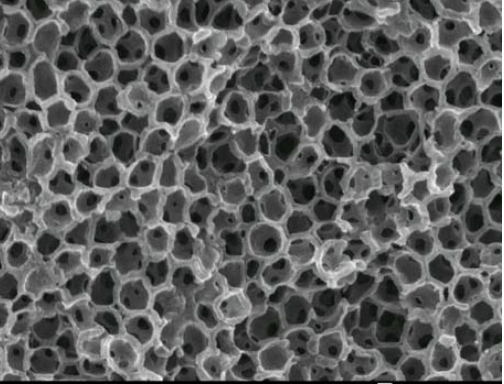
#> input picture pr.png, 504 x 384 px
$ jupyter execute F.ipynb
#> lines starting #> are read from the running program, lines starting #| are printed output that depends on the picture; after the words box and inside, x2 and y2 are one past the last pixel; in counts of white or black regions, pixels touching at a corner belong together
[cell 1]
import numpy as np
import matplotlib.pyplot as plt
from skimage import io, color
from scipy.fft import fft2, fftshift
from scipy.ndimage import gaussian_filter
from skimage.feature import peak_local_max
from skimage import io, exposure, filters, img_as_float
from skimage.color import rgb2gray, rgba2rgb
import matplotlib.pyplot as plt
import numpy as np
from scipy.ndimage import convolve

[cell 2]
# Load image and ignore the alpha channel if present
image = io.imread('pr.png')[:, :, :3]
gray_image = color.rgb2gray(image)  # Convert to grayscale

# Apply FFT
fft_result = fft2(gray_image)
fft_shifted = fftshift(fft_result)  # Center FFT

# Magnitude spectrum
magnitude_spectrum = np.log(np.abs(fft_shifted) + 1)  # Adding 1 to avoid log(0)
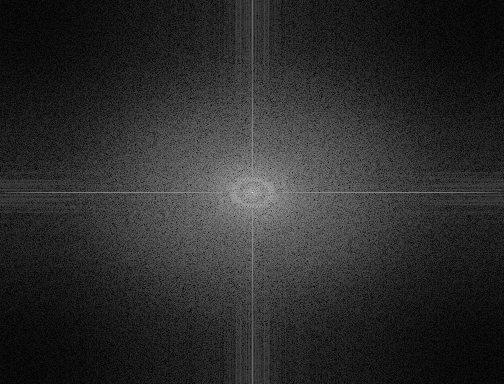
#> magnitude_spectrum: shape (384, 504) float64; min 0.00151, max 11.18, mean 1.94; drawn with min black and max white

# Display the results
plt.figure(figsize=(12, 6))
plt.subplot(121)
plt.imshow(gray_image, cmap='gray')
plt.title('Original Grayscale Image')
plt.axis('off')

plt.subplot(122)
plt.imshow(magnitude_spectrum, cmap='gray')
plt.title('FFT Magnitude Spectrum')
plt.axis('off')

plt.show()
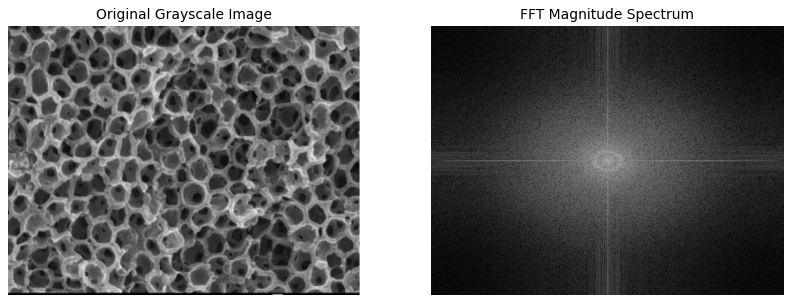
#> figure drawn by matplotlib, 2 panels

[cell 3]
import matplotlib.pyplot as plt
from PIL import Image
import numpy as np

# Load your image
image_path = 'pr.png'
img = Image.open(image_path)
#> img is the input picture: PIL image 504x384 RGBA; mean R, G, B, A 93.5, 94.1, 93.9, 255
img_np = np.array(img)

# Coordinates to place the marker (choose a point of interest)
x, y = 100, 100  # Example coordinates

# Draw a circle at (x, y) with radius corresponding to the average pore size
fig, ax = plt.subplots()
ax.imshow(img_np)
circle = plt.Circle((x, y), 29, color='red', fill=False)
ax.add_patch(circle)
plt.show()
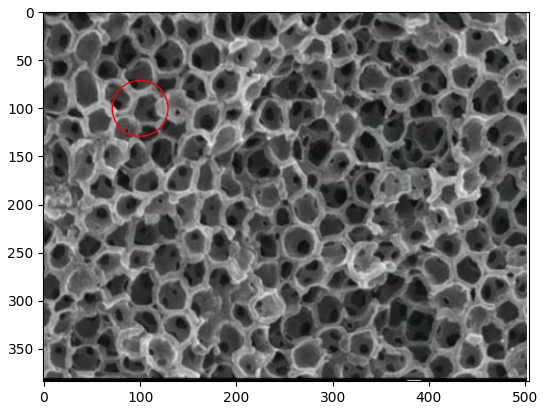
#> figure drawn by matplotlib, 1 panel

[cell 4]
import numpy as np
import matplotlib.pyplot as plt
from skimage import io, color, filters, exposure
from scipy.fft import fft2, fftshift
from scipy.ndimage import gaussian_filter
from scipy.ndimage import label, center_of_mass

# Load the image
image = io.imread('pr.png')[:, :, :3]  # Assuming RGB image

# Convert to grayscale
gray_image = color.rgb2gray(image)

# Enhance contrast using histogram equalization
equalized_image = exposure.equalize_adapthist(gray_image)
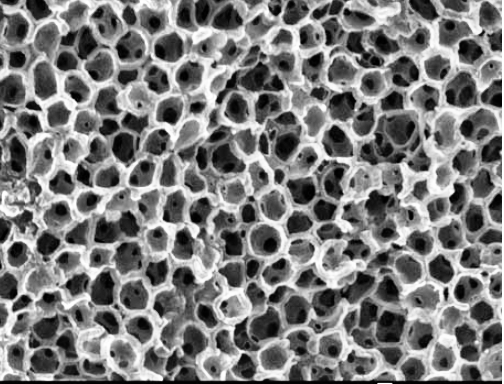
#> equalized_image: shape (384, 504) float64; min 0, max 1, mean 0.488

# Threshold the image to create a binary image
thresh = filters.threshold_otsu(equalized_image)
#> thresh = 0.498
binary_image = equalized_image > thresh
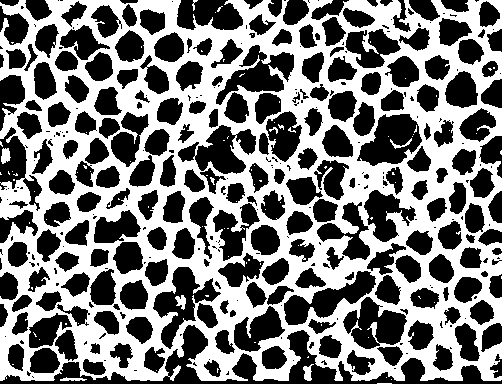
#> binary_image: shape (384, 504) bool; 48% white; 88 white regions (79 under 20 px), largest, box (x1, y1, x2, y2) and area: (0, 0, 504, 384) 92043, (1, 148, 11, 164) 116, (303, 364, 314, 381) 107

# Apply FFT
fft_image = fft2(binary_image)
fft_shifted = fftshift(fft_image)
magnitude_spectrum = np.abs(fft_shifted)

# Smooth the magnitude spectrum to analyze it more easily
smoothed_spectrum = gaussian_filter(magnitude_spectrum, sigma=5)
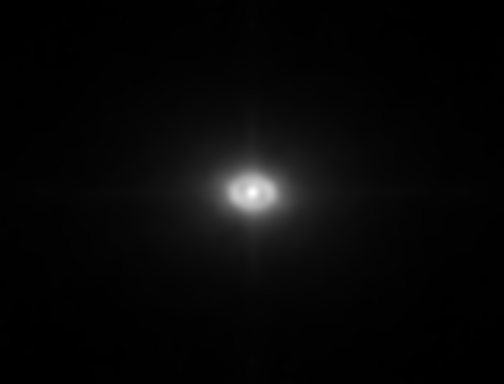
#> smoothed_spectrum: shape (384, 504) float64; min 44.15, max 2084.5, mean 108.1; drawn with min black and max white


# Display the original, binary, and FFT images with results
fig, ax = plt.subplots(1, 2, figsize=(24, 6))
ax[0].imshow(image)
ax[0].set_title('Original Image')
ax[0].axis('off')

ax[1].imshow(binary_image, cmap='gray')
ax[1].set_title('Binary Image')
ax[1].axis('off')


plt.show()

[cell 5]
import numpy as np
import matplotlib.pyplot as plt
from skimage import io, color, filters, exposure
from scipy.fft import fft2, fftshift
from scipy.ndimage import gaussian_filter

# Load the image
image = io.imread('pr.png')[:, :, :3]  # Assuming RGB image

# Convert to grayscale
gray_image = color.rgb2gray(image)

# Enhance contrast using histogram equalization
equalized_image = exposure.equalize_adapthist(gray_image)

# Threshold the image to create a binary image
thresh = filters.threshold_otsu(equalized_image)
binary_image = equalized_image > thresh

# Create a red overlay where the binary image is True
overlay_image = image.copy()
overlay_image[binary_image] = [255, 0, 0]  # Red color
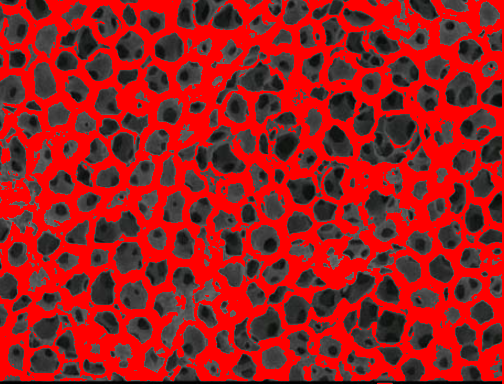
#> overlay_image: shape (384, 504, 3); mean R, G, B 152.4, 30.5, 30.3

# Use alpha blending to combine the original image and the overlay
alpha = 0.5
blended_image = image * (1 - alpha) + overlay_image * alpha
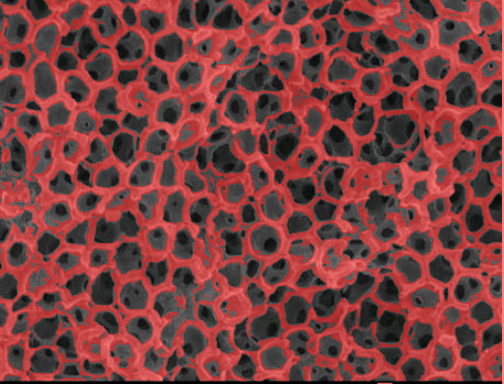
#> blended_image: shape (384, 504, 3) float64; mean R, G, B 123, 62.3, 62.1
blended_image = blended_image.astype(np.uint8)

# Display the original, binary, and overlay images
fig, ax = plt.subplots(1, 3, figsize=(24, 6))
ax[0].imshow(image)
ax[0].set_title('Original Image')
ax[0].axis('off')

ax[1].imshow(binary_image, cmap='gray')
ax[1].set_title('Binary Image')
ax[1].axis('off')

ax[2].imshow(blended_image)
ax[2].set_title('Overlay Image')
ax[2].axis('off')

plt.show()
